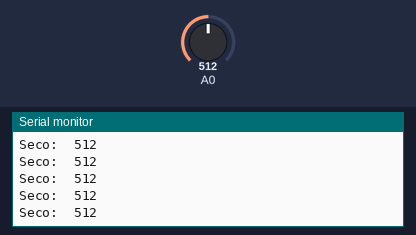
Bench run of a sketch on a simulated Arduino Uno, built with avr-gcc and run on an emulated ATmega328P. Parts: the last lines printed to the serial monitor. The inputs (shaded band) are chosen by the test bench; at power-on: A0 = 512.

Above: at 1.2 s.
1.3 s: A0 set to 446
At 1.31 s:
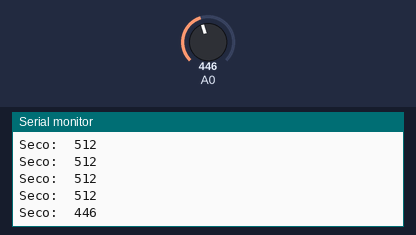
2.8 s: A0 set to 415
At 2.92 s:
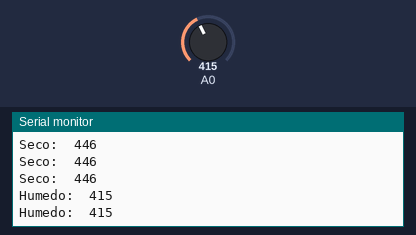
4.7 s: A0 set to 358
At 4.72 s:
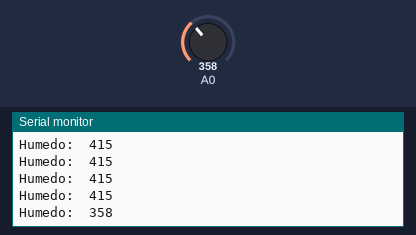
6.2 s: A0 set to 341
At 6.23 s:
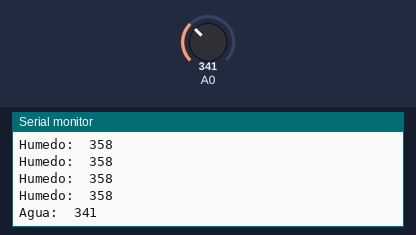

Measured:
- the behaviour switches between 431 and 430 on A0 (found by bisection; images 1 and 2)
- the behaviour switches between 351 and 350 on A0 (found by bisection; images 3 and 4)
- after the input at 1.3 s, the serial monitor: prints a new line at once (image 1)
- after the input at 2.8 s, the serial monitor: prints a new line at once (image 2)
- after the input at 4.7 s, the serial monitor: prints a new line at once (image 3)
- after the input at 6.2 s, the serial monitor: prints a new line at once (image 4)

The sketch:

Higrometro.ino
```cpp
void setup() {
  //Abrimos conexion serial a 9600 baudios
  Serial.begin(9600);
}

void loop() {

  //Variable donde almacenar medicion
  int val;

  //Se lee el sensor el cual esta conectado en A0
  val = analogRead(0);

  if(val > 430){
    Serial.print("Seco:  ");
    Serial.println(val);
    delay(100);}

  if(val > 350 && val <= 430){
    Serial.print("Humedo:  ");
    Serial.println(val);
    delay(100);}

  if(val>260 && val <= 350){
    Serial.print("Agua:  ");
    Serial.println(val);
    delay(100);}

}
```
